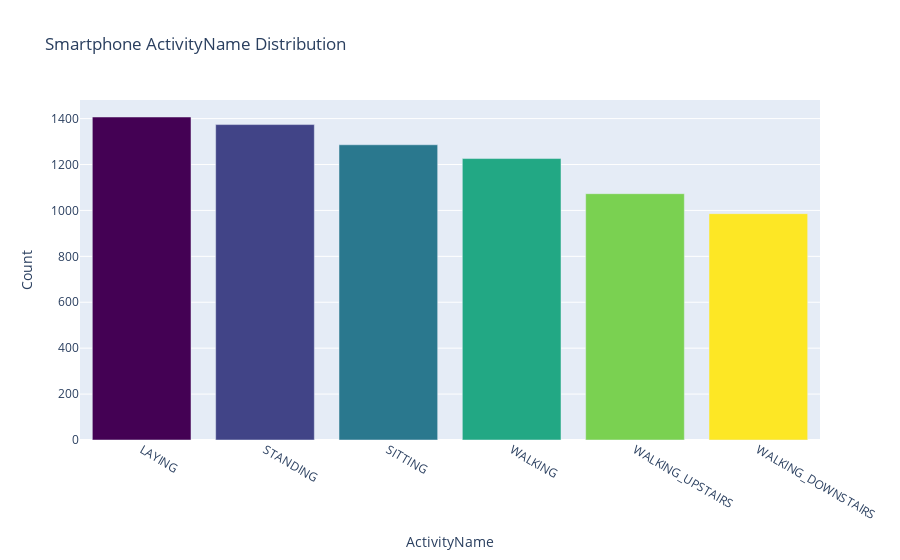
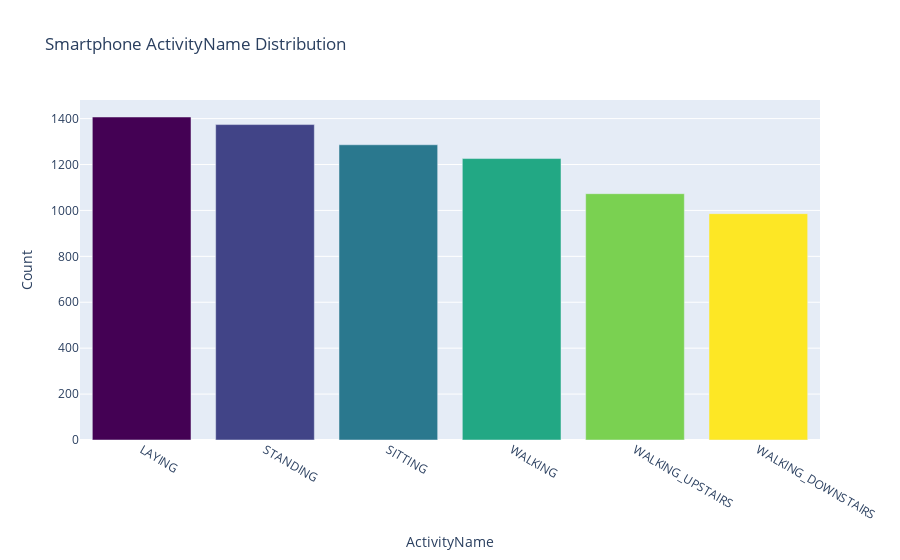

The notebook cell saved with these charts, in order:
### Markdown cell above
* Nearly all participants have more data for walking upstairs than downstairs. Assuming an equal number of up- and down-walks the participants need longer walking upstairs.

### Code cell
# Plotting data
label_counts = train['ActivityName'].value_counts()

# Get colors
n = label_counts.shape[0]
colormap = plt.get_cmap('viridis')
colors = [mlt.colors.to_hex(colormap(col)) for col in np.arange(0, 1.01, 1/(n-1))]

# Create plot
data = go.Bar(x = label_counts.index,
              y = label_counts,
              marker = dict(color = colors))

layout = go.Layout(title = 'Smartphone ActivityName Distribution',
                   xaxis = dict(title = 'ActivityName'),
                   yaxis = dict(title = 'Count'))

fig = go.Figure(data=[data], layout=layout)
fig.show()
iplot(fig)

### Figure 1 — Plotly figure (JSON) as saved in the notebook; plotly's stock layout.template omitted (floating-point values rounded to 4 significant figures)
{"data": [{"marker": {"color": ["#440154", "#414487", "#2a788e", "#22a884", "#7ad151", "#fde725"]}, "type": "bar", "x": ["LAYING", "STANDING", "SITTING", "WALKING", "WALKING_UPSTAIRS", "WALKING_DOWNSTAIRS"], "y": [1407, 1374, 1286, 1226, 1073, 986]}], "layout": {"autosize": true, "title": {"text": "Smartphone ActivityName Distribution"}, "xaxis": {"autorange": true, "range": [-0.5, 5.5], "title": {"text": "ActivityName"}, "type": "category"}, "yaxis": {"autorange": true, "range": [0, 1481.0], "title": {"text": "Count"}, "type": "linear"}}}

### Figure 2 — Plotly figure (JSON) as saved in the notebook; plotly's stock layout.template omitted (floating-point values rounded to 4 significant figures)
{"data": [{"marker": {"color": ["#440154", "#414487", "#2a788e", "#22a884", "#7ad151", "#fde725"]}, "type": "bar", "x": ["LAYING", "STANDING", "SITTING", "WALKING", "WALKING_UPSTAIRS", "WALKING_DOWNSTAIRS"], "y": [1407, 1374, 1286, 1226, 1073, 986]}], "layout": {"autosize": true, "title": {"text": "Smartphone ActivityName Distribution"}, "xaxis": {"autorange": true, "range": [-0.5, 5.5], "title": {"text": "ActivityName"}, "type": "category"}, "yaxis": {"autorange": true, "range": [0, 1481.0], "title": {"text": "Count"}, "type": "linear"}}}
